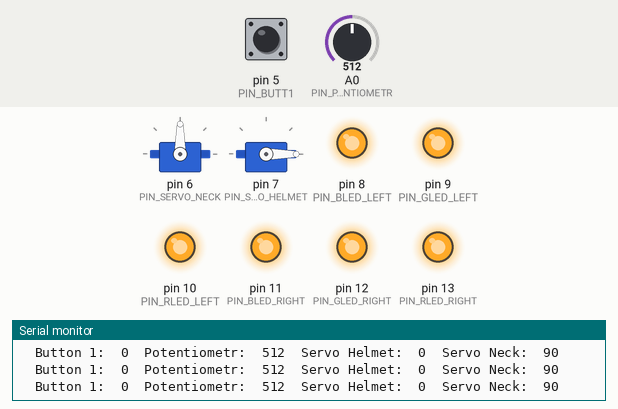
The sketch below on a simulated Arduino Uno, built with avr-gcc and run on an emulated ATmega328P. On the bench: 2 × servo, output pins drawn as LEDs (lit = HIGH), the last lines printed to the serial monitor. The test bench sets the inputs (shaded band); at power-on: A0 (PIN_POTENTIOMETR) = 512, pin 5 (PIN_BUTT1) LOW.

Above: at 1.2 s.
1.3 s: A0 (PIN_POTENTIOMETR) set to 108
At 2.2 s:
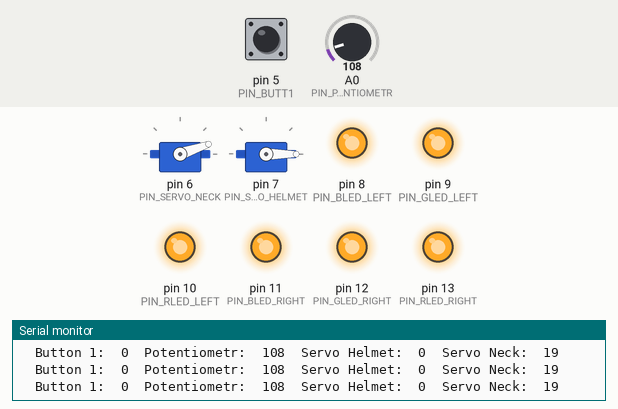
2.8 s: A0 (PIN_POTENTIOMETR) set to 90
5.8 s: pin 5 (PIN_BUTT1) pulled HIGH for 0.15 s
At 5.91 s:
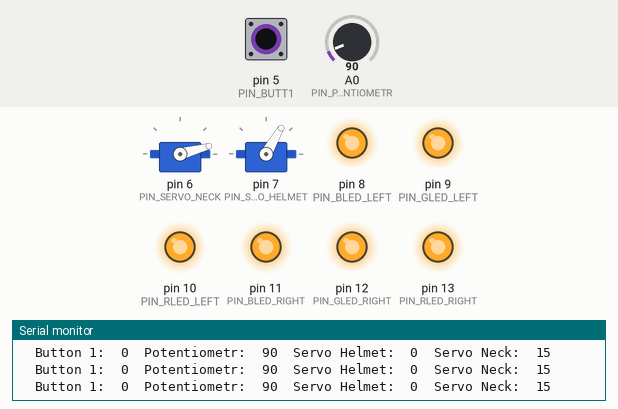
7.4 s: A0 (PIN_POTENTIOMETR) set to 122
At 8.6 s:
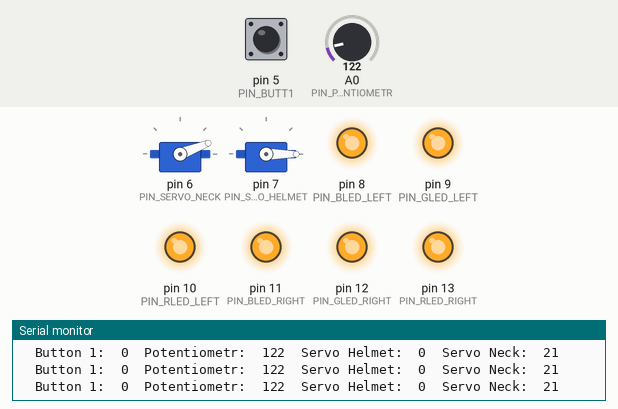
8.9 s: pin 5 (PIN_BUTT1) pulled HIGH for 1 s
At 9.7 s:
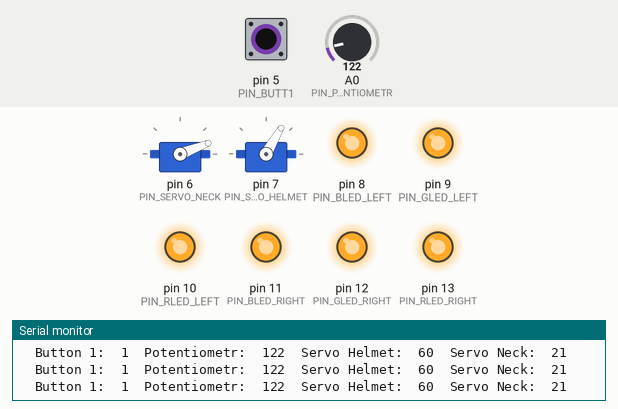
11.4 s: A0 (PIN_POTENTIOMETR) set to 561
At 12.2 s:
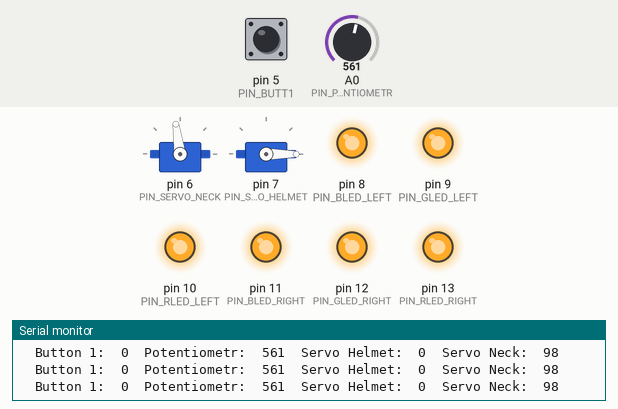
14.4 s: A0 (PIN_POTENTIOMETR) set to 584
At 15.0 s:
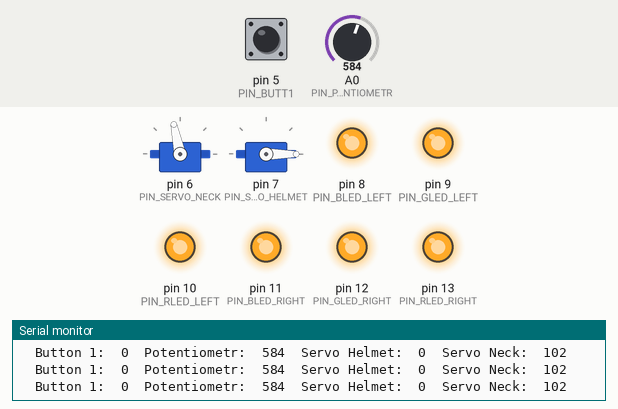
Timing chart, 0 to 16.9 s (numbered marks = the images above; inputs shaded):
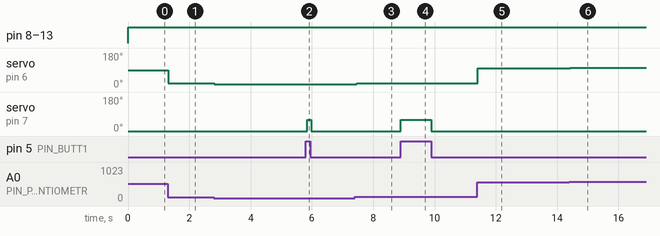

The sketch:

iron_man_helmet_V3.ino
```cpp
/*
  Дополнил код, добавил struct RGB_Led, дополнил printDataOfBot
  *
  Completed the code, added struct RGB_Led, added printDataOfBot
  by Abdusabirov Davlat <https://github.com/Davlat-Abdusabirov>
*/

#include <Servo.h>

//***Pins***//
#define PIN_RLED_RIGHT 13
#define PIN_GLED_RIGHT 12
#define PIN_BLED_RIGHT 11

#define PIN_RLED_LEFT 10
#define PIN_GLED_LEFT 9
#define PIN_BLED_LEFT 8

#define PIN_SERVO_HELMET 7
#define PIN_SERVO_NECK 6

#define PIN_BUTT1 5
//#define PIN_BUTT2 4
#define PIN_POTENTIOMETR A0

//***Turn_of_Servo***//
#define HELMET_OPEN 60
#define HELMET_CLOSE 0

//***Mode_For_Function_PrintDataOfBot***//
enum ModeForPrint
{
  OF_BUTTHON,
  OF_SERVO_TURN,
  OF_POTENTIOMETR,
  OF_INPUT,
  OF_ALL_INFO
};

//***Struct_Class***//
class RGB_Led
{
  uint8_t R_pin;
  uint8_t G_pin;
  uint8_t B_pin;

public:
  void connect(uint8_t R_pin, uint8_t G_pin, uint8_t B_pin)
  {
    this->R_pin = R_pin;
    this->G_pin = G_pin;
    this->B_pin = B_pin;

    pinMode(R_pin, OUTPUT);
    pinMode(G_pin, OUTPUT);
    pinMode(B_pin, OUTPUT);
  }

  void write(bool red, bool green, bool blue)
  {
    digitalWrite(R_pin, red);
    digitalWrite(G_pin, green);
    digitalWrite(B_pin, blue);
  }
};

//***Objects***//
Servo helmet;
Servo neck;
RGB_Led left_eye, right_eye;

//***Vars***//
bool is_helmet_open = true;
bool is_neck_open = true;

bool is_butt_press = false;
//bool is_butt_press2 = false;

//***Functions***//
void printDataOfBot(ModeForPrint mode);

void setup()
{
  Serial.begin(9600);
  left_eye.connect(PIN_RLED_LEFT, PIN_GLED_LEFT, PIN_BLED_LEFT);
  right_eye.connect(PIN_RLED_RIGHT, PIN_GLED_RIGHT, PIN_BLED_RIGHT);

  pinMode(PIN_BUTT1, INPUT);
  //pinMode(PIN_BUTT2, INPUT);

  neck.attach(PIN_SERVO_NECK);
  helmet.attach(PIN_SERVO_HELMET);
}

void loop()
{
  // Включить RGB_Led
  left_eye.write(true, true, true);
  right_eye.write(true, true, true);

  // Проверка кнопки на нажатие
  is_butt_press = digitalRead(PIN_BUTT1);
  is_helmet_open = is_butt_press;
  //is_butt_press2 = digitalRead(PIN_BUTT2);
  //is_neck_open = is_butt_press2;

  // Читка данных с потенциометра и иницализация градуса поворота Servo neck
  uint8_t neck_turn = map(analogRead(PIN_POTENTIOMETR), 0, 1023, 0, 180);

  // Повернуть servo на градус HELMET_OPEN || HELMET_CLOSE && neck_turn
  helmet.write(is_helmet_open ? HELMET_OPEN : HELMET_CLOSE);
  neck.write(neck_turn);

  printDataOfBot(OF_ALL_INFO);
}


void printDataOfBot(ModeForPrint mode)
{
  switch (mode)
  {
    case OF_BUTTHON:
      Serial.print("Button 1:\t"); Serial.println(is_butt_press);
      //Serial.print(" Button 2:\t"); Serial.println(is_butt_press2);
      break;
    case OF_SERVO_TURN:
      Serial.print("Servo Helmet:\t"); Serial.print(helmet.read());
      Serial.print("\tServo Neck:\t"); Serial.println(neck.read());
      break;
    case OF_POTENTIOMETR:
      Serial.print("Potentiometr:\t"); Serial.println(analogRead(PIN_POTENTIOMETR));
      break;
    case OF_INPUT:
      Serial.print("Potentiometr:\t"); Serial.print(analogRead(PIN_POTENTIOMETR));
      Serial.print("\tButton 1:\t"); Serial.println(is_butt_press);
      //Serial.print("\tButton 2:\t"); Serial.println(is_butt_press2);
      break;
    case OF_ALL_INFO:
      Serial.print("\tButton 1:\t"); Serial.print(is_butt_press);
      //Serial.print("\tButton 2:\t"); Serial.print(is_butt_press2);
      Serial.print("\tPotentiometr:\t"); Serial.print(analogRead(PIN_POTENTIOMETR));
      Serial.print("\tServo Helmet:\t"); Serial.print(helmet.read());
      Serial.print("\tServo Neck:\t"); Serial.println(neck.read());
      break;
    default:
      Serial.println("ERROR: Wrong printMode;");
  }
}
```

Measured:
- after the input at 1.3 s, servo on pin 6 (PIN_SERVO_NECK): 90° → 19° at once
- after the input at 2.8 s, servo on pin 6 (PIN_SERVO_NECK): 19° → 15° at once
- after the input at 5.8 s, servo on pin 7 (PIN_SERVO_HELMET): 0° → 60° after 0.05 s, → 0° 0.13 s later
- after the input at 7.4 s, servo on pin 6 (PIN_SERVO_NECK): 15° → 21° after 0.06 s
- after the input at 8.9 s, servo on pin 7 (PIN_SERVO_HELMET): 0° → 60° at once, → 0° 1.0 s later
- after the input at 11.4 s, servo on pin 6 (PIN_SERVO_NECK): 21° → 98° at once
- after the input at 14.4 s, servo on pin 6 (PIN_SERVO_NECK): 98° → 102° at once
